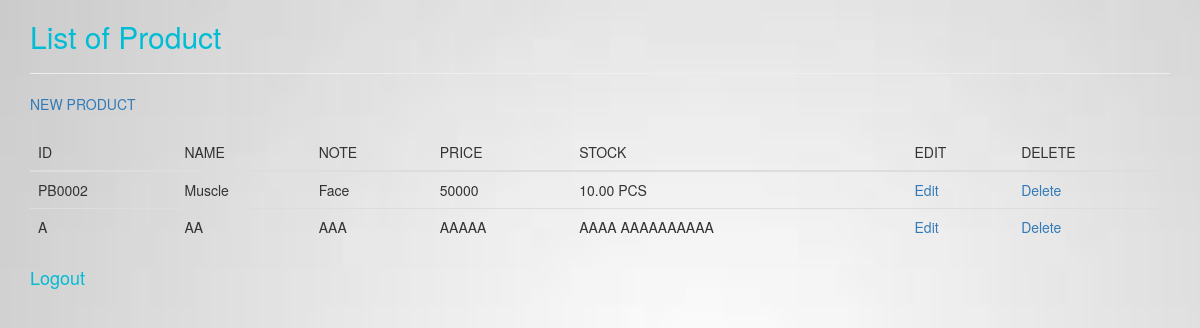
Screenshot of /index.php/product with the database file from the repository.
### tables this page shows
CREATE TABLE IF NOT EXISTS `m_item` (
  `id_item` varchar(250) NOT NULL,
  `item_name` varchar(250) NOT NULL,
  `note` varchar(250) NOT NULL,
  `stock` varchar(250) NOT NULL,
  `price` varchar(250) NOT NULL,
  `unit` varchar(250) NOT NULL
);

### application/controllers/Product.php (called while the page is built, shortened)
<?php
class Product extends  CI_Controller{
	public function index(){
		$this->load->model('product_model');
		$data['product_list'] = $this->product_model->list_product()->result();
		$data['title'] = "Product";
		$this->load->view('product_list',$data);
	}
}

### index.php (called while the page is built, shortened)
<?php
require_once BASEPATH.'core/CodeIgniter.php';

### application/models/Product_model.php (called while the page is built, shortened)
<?php
class Product_model extends CI_Model {
	function list_product(){
		$product = $this->db->query('select * from m_item');
		return $product;
	}
}
?>

### application/views/product_list.php (the view, shortened to what this page needs)
<!DOCTYPE html>
<html lang="en">
<head>
<link href="<?php echo base_url(); ?>assets/css/style.css" rel='stylesheet' type='text/css' />
<link rel="stylesheet" href="https://maxcdn.bootstrapcdn.com/bootstrap/3.3.7/css/bootstrap.min.css">
<body>
<div class="container">
<h2>List of <?php echo $title; ?></h2>
<hr />
<?php echo anchor('index.php/product/add','NEW PRODUCT'); ?>
<br/>
<br>
<table border="3" class="table">
	<thead>
		<tr>
			<th>ID</th>
			<th>NAME</th>
			<th>NOTE</th>
			<th>PRICE</th>
			<th>STOCK</th>
			<th>EDIT</th>
			<th>DELETE</th>
		</tr>
	</thead>
	<tbody>
		<?php foreach ($product_list as $list) { ?>
		<tr>
			<td><?php echo $list->id_item ?></td>
			<td><?php echo $list->item_name ?></td>
			<td><?php echo $list->note ?></td>
			<td><?php echo $list->price ?></td>
			<td><?php echo $list->stock.' '.$list->unit ?></td>
			<td> <?php echo anchor('index.php/product/edit/'.$list->id_item,'Edit') ?> </td>
			<td> <?php echo anchor('index.php/product/delete/'.$list->id_item,'Delete') ?></td>
		</tr>
		<?php	} 	?>
	</tbody>
</table>
     <p class="footInfo"><a href="<?php echo base_url(); ?>index.php/users/login">Logout</a></p>
</div>
</body>
</html>

### assets/css/style.css (style rules this page uses)
html,body,div,span,applet,object,iframe,h1,h2,h3,h4,h5,h6,p,blockquote,pre,a,abbr,acronym,address,big,cite,code,del,dfn,em,img,ins,kbd,q,s,samp,small,strike,strong,sub,sup,tt,var,b,u,i,dl,dt,dd,ol,nav ul,nav li,fieldset,form,label,legend,table,caption,tbody,tfoot,thead,tr,th,td,article,aside,canvas,details,embed,figure,figcaption,footer,header,hgroup,menu,nav,output,ruby,section,summary,time,mark,audio,video { margin:0;padding:0;border:0;font-size:100%;font:inherit;vertical-align:baseline; }
table { border-collapse:collapse;border-spacing:0; }
a { text-decoration:none; }
h4, h5, h6, h1, h2, h3 { margin: 0; }
p { margin: 0; }
html, body { font-family: 'Signika', sans-serif; font-weight:300; font-size: 100%; overflow-x: hidden; background: #f4f7f9; }
body a { transition: 0.5s all ease; -webkit-transition: 0.5s all ease; -moz-transition: 0.5s all ease; -o-transition: 0.5s all ease; -ms-transition: 0.5s all ease; text-decoration:none; }
h1,h2,h3,h4,h5,h6 { margin:0; font-family: 'Roboto Condensed', sans-serif; font-weight:700; color: #00bcd4!important; }
p { margin:0; }
.container { width: 60%; margin: 0 auto; }
body { background: url('../images/background.jpg')no-repeat 0px 0px; background-size: cover; min-height: 799px; }
p.footInfo { color: #0000FF;margin-top: 10px;font-size: 18px; }
.footInfo a { cursor:pointer;color:#00BCD4; }

### rows the page displays
m_item: id_item "PB0002", item_name "Muscle", note "Face", price "50000", stock "10.00", unit "PCS", id_item "Edit", id_item "Delete"
m_item: id_item "A", item_name "AA", note "AAA", price "AAAAA", stock "AAAA", unit "AAAAAAAAAA", id_item "Edit", id_item "Delete"

### other values shown
$title "Product"
anchor('index.php/product/add','NEW PRODUCT') "NEW PRODUCT"
